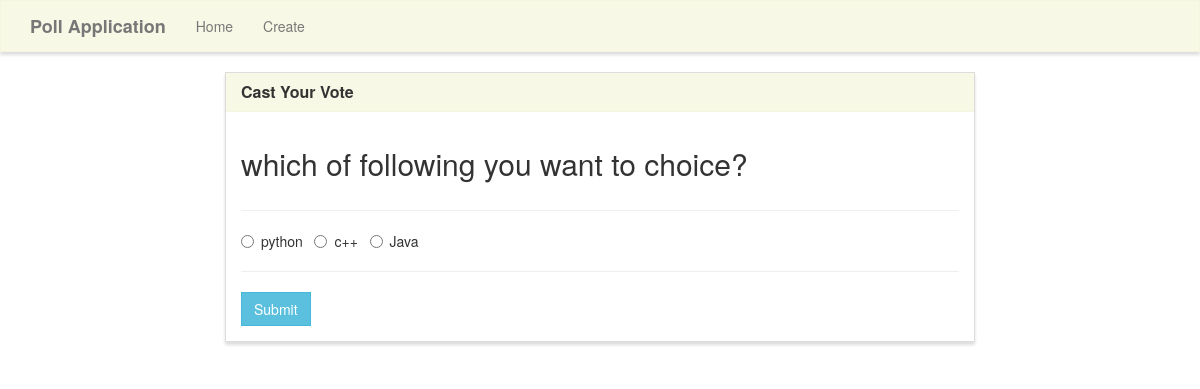
The app's page /vote/7/ with its own data.
### poll_app/models.py (models this page shows, shortened)
class pollmodel(models.Model):
    poll_question = models.TextField()
    poll_option_one = models.CharField(max_length=30)
    poll_option_two = models.CharField(max_length=30)
    poll_option_three = models.CharField(max_length=30)
    poll_option_one_count = models.IntegerField(default=0)
    poll_option_two_count = models.IntegerField(default=0)
    poll_option_three_count = models.IntegerField(default=0)

### poll_app/views.py (the view, shortened to what this page needs)
# urls.py: path('vote/<poll_id>/',views.vote, name = "vote"),
def vote(request, poll_id):
    polls = pollmodel.objects.get(pk = poll_id)
    context = {'polls':polls}
    return render(request, 'poll/vote.html', context)

### poll_app/templates/poll/vote.html (shortened to what this page needs)
{% extends "poll/base.html" %} {% block title %}Vote{% endblock %} {% block main %}
<div class="row">
    <div class="col-lg-8 col-lg-offset-2">
        <div class="panel panel-default">
            <div class="panel-heading">
                <h3 class="panel-title">Cast Your Vote</h3>
            </div>
            <div class="panel-body">
                <div class="row">
                    <div class="col-lg-12">
                        <h2>{{polls.poll_question}}</h2>
                    </div>
                </div>
                <div class="row">
                    <div class="col-lg-12">
                        <hr />
                        <form method="POST">
                            <div class="form-group">
                                <div class="radio">
                                    <label>
                                        <input type="radio" name="poll" value="option_one" required>
                                        {{polls.poll_option_one}}
                                    </label> &nbsp;
                                    <label>
                                        <input type="radio" name="poll" value="option_two">
                                        {{polls.poll_option_two}}
                                    </label> &nbsp;
                                    <label>
                                        <input type="radio" name="poll" value="option_three">
                                        {{polls.poll_option_three}}
                                    </label> &nbsp;
                                </div>
                            </div>
                            <hr />
                            <button type="submit" class="btn btn-info">
                                Submit
                            </button>
                        </form>
                    </div>
                </div>
            </div>
        </div>
    </div>
</div>
{% endblock %}

### poll_app/static/style.css (style rules this page uses)
.navbar-default, .btn, .form-control, .panel { border-radius: 0; }
.panel-default>.panel-heading { color: #333; background-color: rgba(245, 245, 220, .7); border-color: rgba(245, 245, 220, .6); border-top-left-radius: 0; border-top-right-radius: 0; }
.panel { box-shadow: 0px 3px 3px 0px #ddd; }
a.navbar-brand, .panel-title { font-weight: bolder; }

### records on screen
pollmodel: poll_question "which of following you want to choice?", poll_option_one "python", poll_option_two "c++", poll_option_three "Java"
